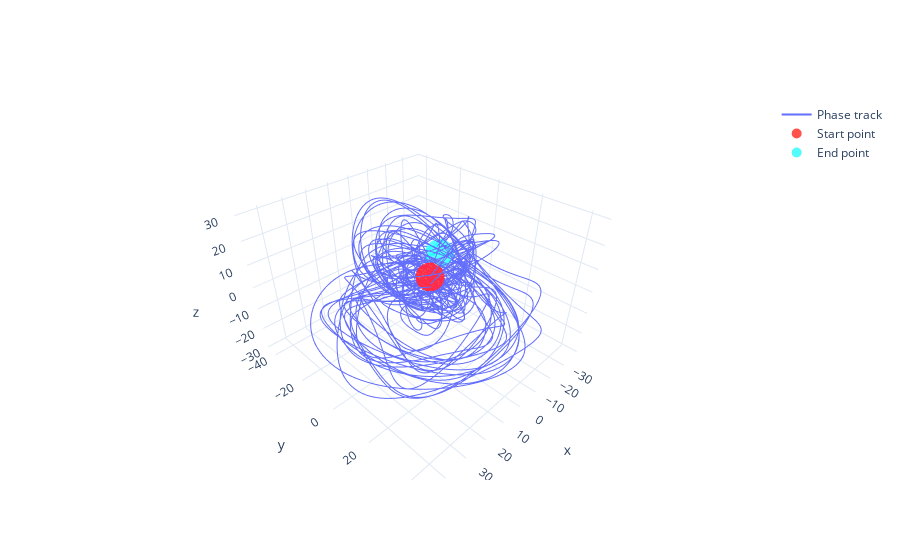

This figure's notebook cell:
### Code cell
plot_phase_track(track)

### Figure 1 — Plotly figure (JSON) as saved in the notebook; plotly's stock layout.template omitted (floating-point values rounded to 4 significant figures; data arrays with more than 128 entries replaced by an {"elided": "..."} marker saying what was removed)
{"data": [{"mode": "lines", "name": "Phase track", "type": "scatter3d", "x": {"elided": "8565 float values"}, "y": {"elided": "8565 float values"}, "z": {"elided": "8565 float values"}}, {"marker": {"color": "rgba(255, 10, 0, .7)", "size": 10}, "mode": "markers", "name": "Start point", "type": "scatter3d", "x": [10.38], "y": [10.7], "z": [13.5]}, {"marker": {"color": "rgba(10, 250, 250, .7)", "size": 10}, "mode": "markers", "name": "End point", "type": "scatter3d", "x": [-22.41], "y": [-15.25], "z": [-1.821]}], "layout": {}}
